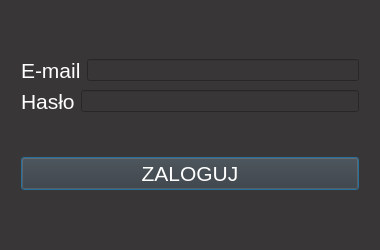
<?xml version="1.0" encoding="UTF-8"?>
<ui version="4.0">
 <class>Login</class>
 <widget class="QDialog" name="Login">
  <property name="windowModality">
   <enum>Qt::WindowModality::ApplicationModal</enum>
  </property>
  <property name="geometry">
   <rect>
    <x>0</x>
    <y>0</y>
    <width>380</width>
    <height>250</height>
   </rect>
  </property>
  <property name="minimumSize">
   <size>
    <width>380</width>
    <height>250</height>
   </size>
  </property>
  <property name="maximumSize">
   <size>
    <width>380</width>
    <height>250</height>
   </size>
  </property>
  <property name="windowTitle">
   <string>Logowanie</string>
  </property>
  <property name="autoFillBackground">
   <bool>false</bool>
  </property>
  <property name="styleSheet">
   <string notr="true">background-color: rgb(56, 54, 54);
color: rgb(255, 255, 255);</string>
  </property>
  <layout class="QHBoxLayout" name="horizontalLayout_3">
   <item>
    <layout class="QVBoxLayout" name="verticalLayout_2">
     <property name="leftMargin">
      <number>10</number>
     </property>
     <property name="topMargin">
      <number>10</number>
     </property>
     <property name="rightMargin">
      <number>10</number>
     </property>
     <property name="bottomMargin">
      <number>10</number>
     </property>
     <item>
      <layout class="QVBoxLayout" name="verticalLayout">
       <item>
        <layout class="QHBoxLayout" name="horizontalLayout">
         <item>
          <widget class="QLabel" name="e_mail_label">
           <property name="font">
            <font>
             <pointsize>16</pointsize>
            </font>
           </property>
           <property name="text">
            <string>E-mail</string>
           </property>
          </widget>
         </item>
         <item>
          <widget class="QLineEdit" name="email_input">
           <property name="text">
            <string/>
           </property>
          </widget>
         </item>
        </layout>
       </item>
       <item>
        <layout class="QHBoxLayout" name="horizontalLayout_2">
         <item>
          <widget class="QLabel" name="password_lebel">
           <property name="font">
            <font>
             <pointsize>16</pointsize>
            </font>
           </property>
           <property name="text">
            <string>Hasło</string>
           </property>
          </widget>
         </item>
         <item>
          <widget class="QLineEdit" name="password_input">
           <property name="echoMode">
            <enum>QLineEdit::EchoMode::Password</enum>
           </property>
          </widget>
         </item>
        </layout>
       </item>
      </layout>
     </item>
     <item>
      <widget class="QPushButton" name="pushButton">
       <property name="font">
        <font>
         <pointsize>16</pointsize>
        </font>
       </property>
       <property name="text">
        <string>ZALOGUJ</string>
       </property>
      </widget>
     </item>
    </layout>
   </item>
  </layout>
 </widget>
 <resources/>
 <connections/>
</ui>
